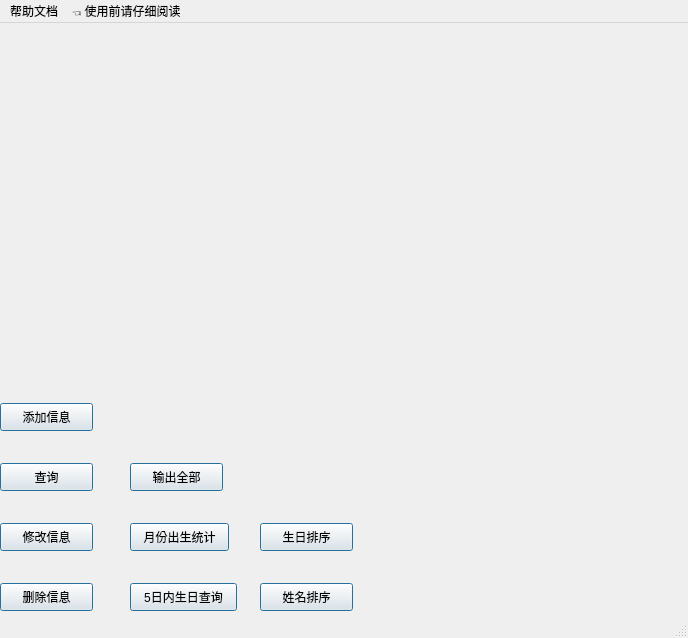
<?xml version="1.0" encoding="UTF-8"?>
<ui version="4.0">
 <class>MainWindow</class>
 <widget class="QMainWindow" name="MainWindow">
  <property name="geometry">
   <rect>
    <x>0</x>
    <y>0</y>
    <width>688</width>
    <height>638</height>
   </rect>
  </property>
  <property name="windowTitle">
   <string>个人通信录管理系统</string>
  </property>
  <property name="styleSheet">
   <string notr="true">MainWindow{
border-image:url(:/backpicture.jpg)
}
</string>
  </property>
  <property name="tabShape">
   <enum>QTabWidget::Triangular</enum>
  </property>
  <widget class="QWidget" name="centralwidget">
   <widget class="QPushButton" name="search">
    <property name="geometry">
     <rect>
      <x>0</x>
      <y>440</y>
      <width>93</width>
      <height>28</height>
     </rect>
    </property>
    <property name="text">
     <string>查询</string>
    </property>
    <property name="autoRepeat">
     <bool>false</bool>
    </property>
    <property name="autoExclusive">
     <bool>false</bool>
    </property>
    <property name="autoDefault">
     <bool>true</bool>
    </property>
    <property name="default">
     <bool>true</bool>
    </property>
    <property name="flat">
     <bool>false</bool>
    </property>
   </widget>
   <widget class="QPushButton" name="add">
    <property name="geometry">
     <rect>
      <x>0</x>
      <y>380</y>
      <width>93</width>
      <height>28</height>
     </rect>
    </property>
    <property name="text">
     <string>添加信息</string>
    </property>
    <property name="autoRepeat">
     <bool>false</bool>
    </property>
    <property name="autoExclusive">
     <bool>false</bool>
    </property>
    <property name="autoDefault">
     <bool>true</bool>
    </property>
    <property name="default">
     <bool>true</bool>
    </property>
    <property name="flat">
     <bool>false</bool>
    </property>
   </widget>
   <widget class="QPushButton" name="birthsort">
    <property name="geometry">
     <rect>
      <x>260</x>
      <y>500</y>
      <width>93</width>
      <height>28</height>
     </rect>
    </property>
    <property name="text">
     <string>生日排序</string>
    </property>
    <property name="autoRepeat">
     <bool>false</bool>
    </property>
    <property name="autoExclusive">
     <bool>false</bool>
    </property>
    <property name="autoDefault">
     <bool>true</bool>
    </property>
    <property name="default">
     <bool>true</bool>
    </property>
    <property name="flat">
     <bool>false</bool>
    </property>
   </widget>
   <widget class="QPushButton" name="delete_2">
    <property name="geometry">
     <rect>
      <x>0</x>
      <y>560</y>
      <width>93</width>
      <height>28</height>
     </rect>
    </property>
    <property name="text">
     <string>删除信息</string>
    </property>
    <property name="autoRepeat">
     <bool>false</bool>
    </property>
    <property name="autoExclusive">
     <bool>false</bool>
    </property>
    <property name="autoDefault">
     <bool>true</bool>
    </property>
    <property name="default">
     <bool>true</bool>
    </property>
    <property name="flat">
     <bool>false</bool>
    </property>
   </widget>
   <widget class="QPushButton" name="birthday">
    <property name="geometry">
     <rect>
      <x>130</x>
      <y>560</y>
      <width>107</width>
      <height>28</height>
     </rect>
    </property>
    <property name="text">
     <string>5日内生日查询</string>
    </property>
    <property name="autoRepeat">
     <bool>false</bool>
    </property>
    <property name="autoExclusive">
     <bool>false</bool>
    </property>
    <property name="autoDefault">
     <bool>true</bool>
    </property>
    <property name="default">
     <bool>true</bool>
    </property>
    <property name="flat">
     <bool>false</bool>
    </property>
   </widget>
   <widget class="QPushButton" name="namesort">
    <property name="geometry">
     <rect>
      <x>260</x>
      <y>560</y>
      <width>93</width>
      <height>28</height>
     </rect>
    </property>
    <property name="text">
     <string>姓名排序</string>
    </property>
    <property name="autoRepeat">
     <bool>false</bool>
    </property>
    <property name="autoExclusive">
     <bool>false</bool>
    </property>
    <property name="autoDefault">
     <bool>true</bool>
    </property>
    <property name="default">
     <bool>true</bool>
    </property>
    <property name="flat">
     <bool>false</bool>
    </property>
   </widget>
   <widget class="QPushButton" name="month">
    <property name="geometry">
     <rect>
      <x>130</x>
      <y>500</y>
      <width>99</width>
      <height>28</height>
     </rect>
    </property>
    <property name="text">
     <string>月份出生统计</string>
    </property>
    <property name="autoRepeat">
     <bool>false</bool>
    </property>
    <property name="autoExclusive">
     <bool>false</bool>
    </property>
    <property name="autoDefault">
     <bool>true</bool>
    </property>
    <property name="default">
     <bool>true</bool>
    </property>
    <property name="flat">
     <bool>false</bool>
    </property>
   </widget>
   <widget class="QPushButton" name="allout">
    <property name="geometry">
     <rect>
      <x>130</x>
      <y>440</y>
      <width>93</width>
      <height>28</height>
     </rect>
    </property>
    <property name="text">
     <string>输出全部</string>
    </property>
    <property name="autoRepeat">
     <bool>false</bool>
    </property>
    <property name="autoExclusive">
     <bool>false</bool>
    </property>
    <property name="autoDefault">
     <bool>true</bool>
    </property>
    <property name="default">
     <bool>true</bool>
    </property>
    <property name="flat">
     <bool>false</bool>
    </property>
   </widget>
   <widget class="QPushButton" name="modify">
    <property name="geometry">
     <rect>
      <x>0</x>
      <y>500</y>
      <width>93</width>
      <height>28</height>
     </rect>
    </property>
    <property name="text">
     <string>修改信息</string>
    </property>
    <property name="autoRepeat">
     <bool>false</bool>
    </property>
    <property name="autoExclusive">
     <bool>false</bool>
    </property>
    <property name="autoDefault">
     <bool>true</bool>
    </property>
    <property name="default">
     <bool>true</bool>
    </property>
    <property name="flat">
     <bool>false</bool>
    </property>
   </widget>
   <widget class="QLabel" name="label">
    <property name="geometry">
     <rect>
      <x>10</x>
      <y>10</y>
      <width>231</width>
      <height>61</height>
     </rect>
    </property>
    <property name="styleSheet">
     <string notr="true">font: 10pt &quot;微软雅黑&quot;;</string>
    </property>
    <property name="text">
     <string/>
    </property>
   </widget>
  </widget>
  <widget class="QStatusBar" name="statusbar"/>
  <widget class="QMenuBar" name="menuBar">
   <property name="geometry">
    <rect>
     <x>0</x>
     <y>0</y>
     <width>688</width>
     <height>27</height>
    </rect>
   </property>
   <widget class="QMenu" name="menuhelp">
    <property name="title">
     <string>帮助文档</string>
    </property>
    <addaction name="actionhelpwin"/>
   </widget>
   <widget class="QMenu" name="menuhelp2">
    <property name="title">
     <string>👈 使用前请仔细阅读</string>
    </property>
   </widget>
   <addaction name="menuhelp"/>
   <addaction name="menuhelp2"/>
  </widget>
  <action name="actionhelpwin">
   <property name="text">
    <string>打开帮助文档</string>
   </property>
  </action>
 </widget>
 <resources/>
 <connections/>
</ui>
